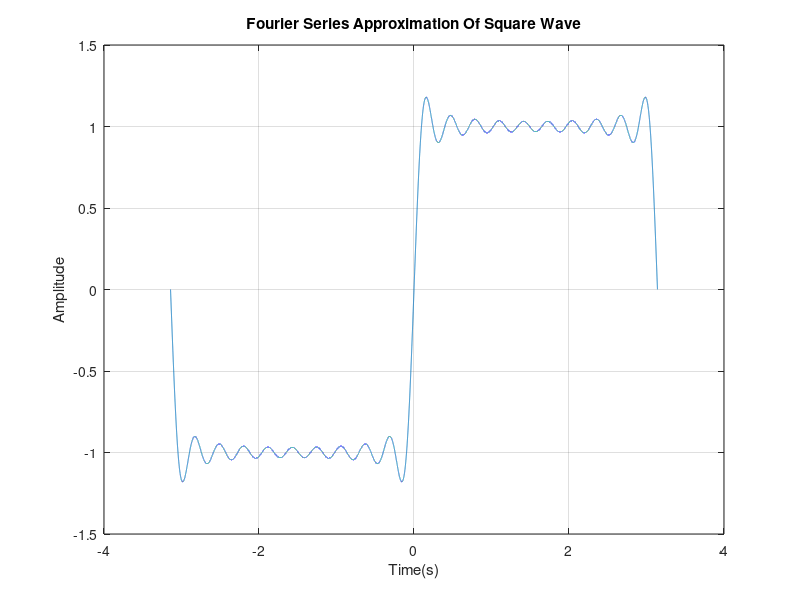
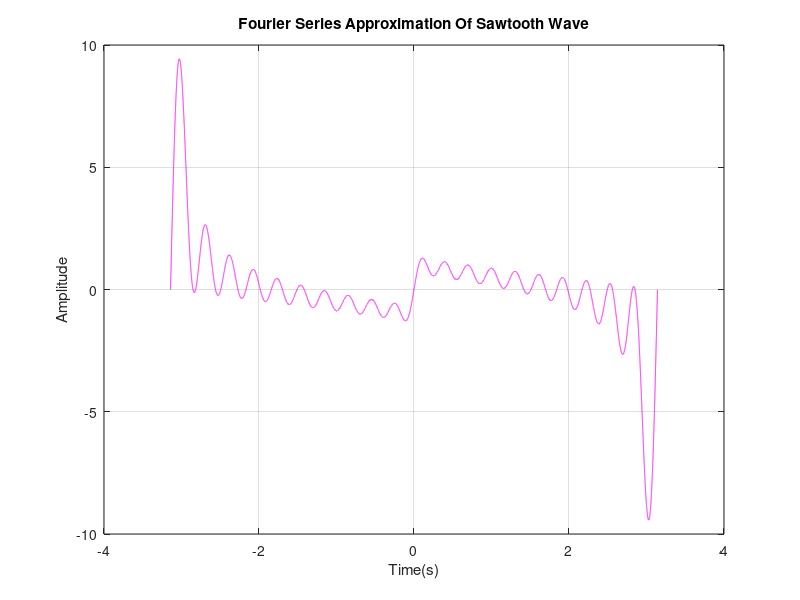
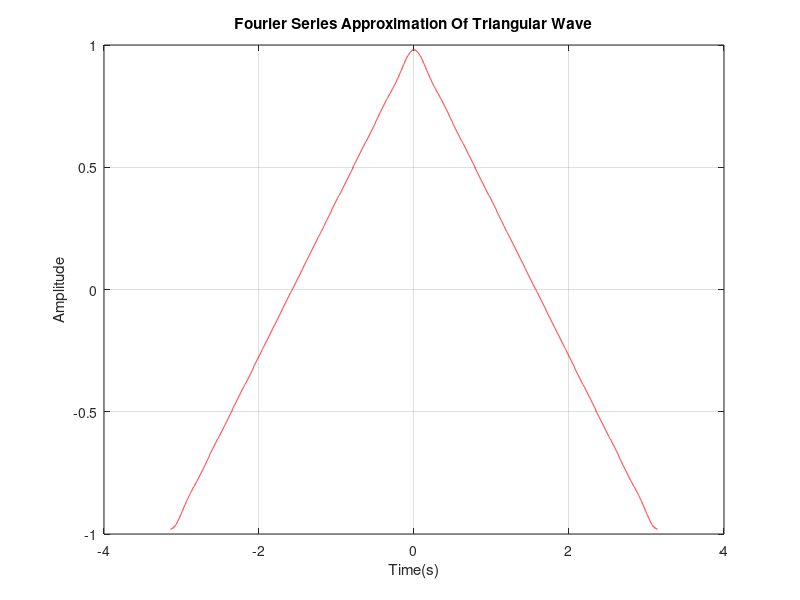

MATLAB code for these plots, in order:
clc;
clear ;
close all;
T = 2*pi; %period
t= -pi:0.0001:pi;
N =20; %No of harmonies
y = zeros(size(t));
for n = 1:2:N
    y = y+(4/pi)*(1/n)*sin(n*t); 
end
figure,plot(t,y);
title("Fourier Series Approximation Of Square Wave");
xlabel("Time(s)");
ylabel("Amplitude");
grid on;

y1 = zeros(size(t));
for n= 1:N
    y1= y1+(2/pi)*((-1)^n+1/n)*sin(n*t);
end
figure,plot(t,y1,'m');
title("Fourier Series Approximation Of Sawtooth Wave");
xlabel("Time(s)");
ylabel("Amplitude");
grid on;
y2 = 0;

for n = 1:2:N
    y2 = y2 + (8/pi^2)*(1/n^2)*cos(n*t);
end

figure
plot(t,y2,'r')
title("Fourier Series Approximation Of Triangular Wave")
xlabel("Time(s)")
ylabel("Amplitude")
grid on
